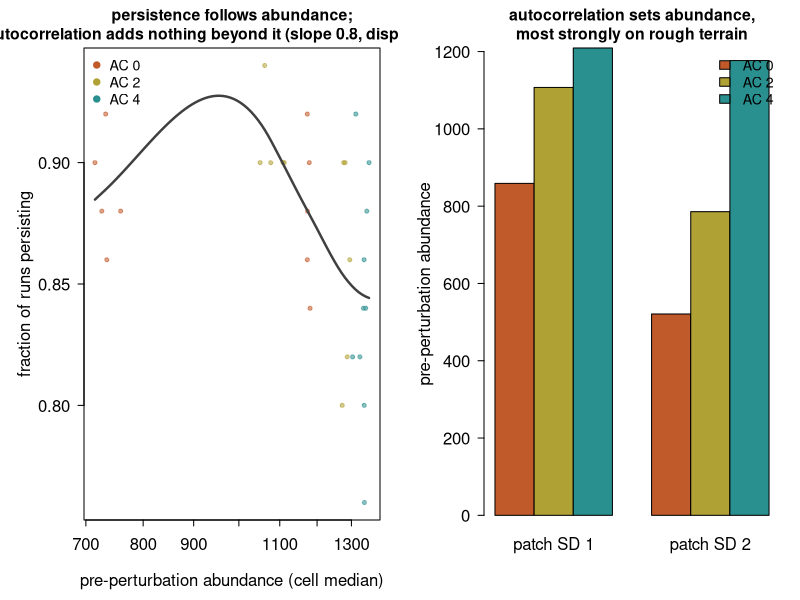
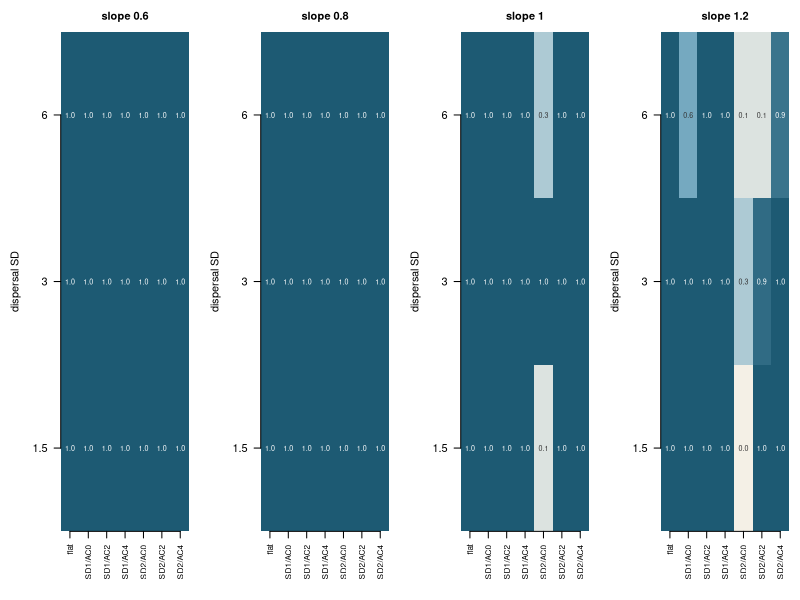

Reproduce these figures in R, in order.
#!/usr/bin/env Rscript
# Fig 3: the landscape acts through abundance. Fig 4: where populations persist at all.
ce <- read.csv("cells_persist_base_v3.csv")
vb <- read.csv("viability_labeled.csv")
accol <- c("0"="#c15a2a","2"="#b0a135","4"="#2a8f8f")

pdf("fig3_abundance_mediation_v3.pdf", width=9.2, height=4.2)
par(mfrow=c(1,2), mar=c(4,4.2,2.4,1), mgp=c(2.5,.7,0), tcl=-.3, las=1)
q <- ce[ce$patch_sd>0 & ce$disp==3 & ce$mutsd==0.75 & ce$slope==0.8,]   # centre cell: abundance varies only via the landscape
plot(q$base, q$persist, log="x", pch=19, cex=.55, col=adjustcolor(accol[as.character(q$ac)],.55),
     xlab="pre-perturbation abundance (cell median)", ylab="fraction of runs persisting",
     main="persistence follows abundance;\nautocorrelation adds nothing beyond it (slope 0.8, disp 3, mut on)", cex.main=.95)
lo <- loess(persist~log(base), q); xs <- exp(seq(log(min(q$base)),log(max(q$base)),len=80))
lines(xs, predict(lo, data.frame(base=xs)), lwd=2.4, col="grey25")
legend("topleft", bty="n", pch=19, col=accol, legend=paste("AC",names(accol)), cex=.85)
b <- aggregate(base~ac+patch_sd, ce[ce$patch_sd>0,], median)
bp <- matrix(b$base[order(b$patch_sd,b$ac)], nrow=3)
barplot(bp, beside=TRUE, col=accol, names.arg=c("patch SD 1","patch SD 2"),
        ylab="pre-perturbation abundance", main="autocorrelation sets abundance,\nmost strongly on rough terrain", cex.main=.95)
legend("topright", bty="n", fill=accol, legend=paste("AC",names(accol)), cex=.85)
dev.off()
cat("wrote fig3\n")

pdf("fig4_viability_map_v3.pdf", width=10, height=3.4)
par(mfrow=c(1,4), mar=c(5.2,4.6,2.4,.8), las=1)
conds <- c("flat","SD1/AC0","SD1/AC2","SD1/AC4","SD2/AC0","SD2/AC2","SD2/AC4")
pal <- colorRampPalette(c("#f4f0e6","#7fb2c9","#1d5a73"))(21)
for (sl in c(0.6,0.8,1.0,1.2)) {
  q <- vb[vb$slope==sl & vb$mutsd==0.75,]
  M <- matrix(NA,3,7,dimnames=list(c(1.5,3,6),conds))
  for (i in 1:nrow(q)) M[as.character(q$disp[i]), q$label[i]] <- q$surv[i]
  image(1:7,1:3,t(M),col=pal,zlim=c(0,1),axes=FALSE,xlab="",ylab="dispersal SD",
        main=paste("slope",sl), cex.main=1)
  axis(1,1:7,conds,las=2,cex.axis=.75); axis(2,1:3,c(1.5,3,6))
  for(i in 1:3) for(j in 1:7) if(!is.na(M[i,j])) text(j,i,sprintf("%.1f",M[i,j]),cex=.65,col=ifelse(M[i,j]>.6,"white","grey20"))
}
dev.off()
cat("wrote fig4\n")
